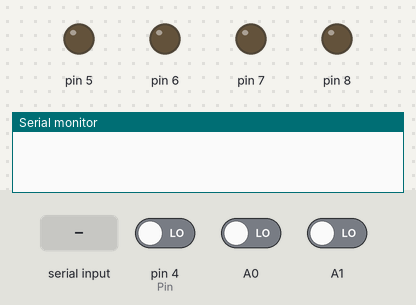
The sketch below on a simulated Arduino Uno, built with avr-gcc and run on an emulated ATmega328P. Shown: output pins drawn as LEDs (lit = HIGH), the last lines printed to the serial monitor. Dashed ring = blinking. Inputs (shaded band) come from the test bench; at power-on: A1 LOW, pin 4 (Pin) LOW, A0 LOW.

Above: at 1.2 s.
1.3 s: "e" received over Serial
At 2.45 s:
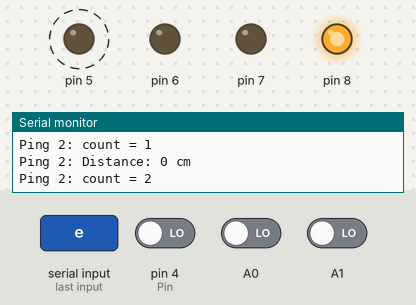
4.3 s: A1 driven HIGH
At 7.1 s:
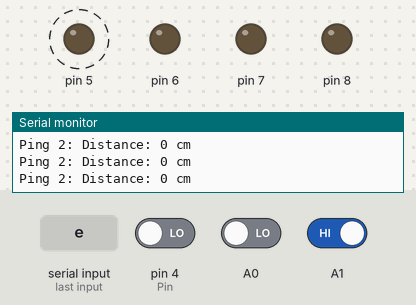
7.3 s: pin 4 (Pin) driven HIGH
10.2 s: A0 driven HIGH
At 11.7 s:
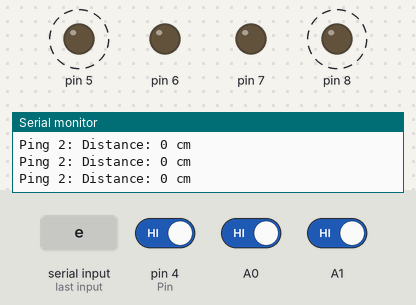
13.2 s: A0 driven LOW
At 15.9 s:
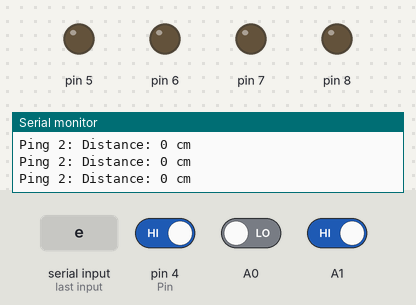
16.2 s: pin 4 (Pin) driven LOW and A1 driven LOW
At 20.2 s:
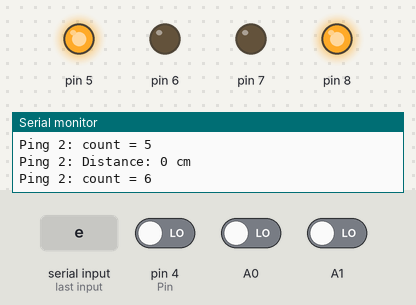
Timing chart, 0 to 21.9 s (numbered marks = the images above; inputs shaded):
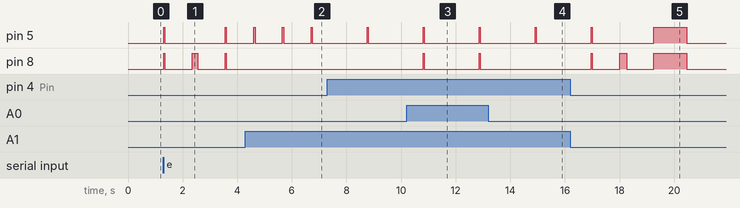

The sketch:

EDP2.ino
```cpp
const int trigpin=13, echopin=12, Pin=4;
long duration=0;
int cm, l, r, flag = 0, d = 0;
static int c = 0;
unsigned long x = millis();
long interval = 500;

void setup()
{
  pinMode(A0, INPUT);
  pinMode(A1, INPUT);
  pinMode(5, OUTPUT);
  pinMode(6, OUTPUT);
  pinMode(7, OUTPUT);
  pinMode(8, OUTPUT);
  Serial.begin(9600);
}

void loop()
{
  if (Serial.read() == 'e' || flag == 1) flag = 1;
  if (flag == 1) run_buggy();
}

void run_buggy()
{
    if (digitalRead(Pin) == HIGH) {
      d = pulseIn(Pin, HIGH);

      if (d > 1700 && d < 1900) {
        Serial.println("Ping 2: Gantry 1");
        Serial.print("Ping 2: d = "); Serial.println(d);
        stop_buggy(); delay(1000);
      }

      if (d > 2700 && d < 2900) {
        Serial.println("Ping 2: Gantry 2");
        Serial.print("Ping 2: d = "); Serial.println(d);
        stop_buggy(); delay(1000);
      }

      if (d > 700 && d < 900) {
        Serial.println("Ping 2: Gantry 3");
        Serial.print("Ping 2: d = "); Serial.println(d);
        stop_buggy(); delay(1000);
      }
    }

    l = digitalRead(A0);
    r = digitalRead(A1);
    if (l == 1 && r == 1) forward();
    if (l == 0 && r == 1) left();
    if (l == 1 && r == 0) right();
    if (l == 0 && r == 0) {
      unsigned long y = millis();
      if ((y - x) > interval) {
        c++;
        x = millis();
      }

      Serial.print("Ping 2: count = "); Serial.println(c);

      if (c == 2) { //park exit
        right();
        delay(150); //adjust
      }

      else if (c == 5) {  //Park entry
        right();
        delay(200); //adjust
      }

      else if (c == 6) { //park
        forward(); delay(1200);
        stop_buggy();
        Serial.println("Ping 2: COMPLETED!");
        flag = 0;
      }

      else forward();
    }

      ultrasonic();

}

void ultrasonic(){
  delay(50);
  digitalWrite(trigpin, LOW);
  delayMicroseconds(50);
  digitalWrite(trigpin, HIGH);
  digitalWrite(echopin, HIGH);
  cm=(duration/0.027);
  Serial.print("Ping 2: Distance: "); Serial.print(cm); Serial.println(" cm");
  if (cm < 20) {stop_buggy(); delay(1000);
  }
}


void stop_buggy()
{
  digitalWrite(5, LOW);
  digitalWrite(6, LOW);
  digitalWrite(7, LOW);
  digitalWrite(8, LOW);
}

void forward()
{
  digitalWrite(5, HIGH);
  digitalWrite(6, LOW);
  digitalWrite(7, LOW);
  digitalWrite(8, HIGH);
}

void left()
{
  digitalWrite(5, HIGH);
  digitalWrite(6, LOW);
  digitalWrite(7, LOW);
  digitalWrite(8, LOW);
}

void right()
{
  digitalWrite(5, LOW);
  digitalWrite(6, LOW);
  digitalWrite(7, LOW);
  digitalWrite(8, HIGH);
}
```

Measured:
- after the input at 1.3 s, pin 5: alternates HIGH for 0.05 s and LOW for 2.2 s, starting at once; pin 8: goes HIGH 0.05 s, LOW 1.0 s, HIGH 0.20 s, LOW 1.0 s, HIGH 0.05 s, then LOW, starting at once
- after the input at 4.3 s, pin 8: stops changing and stays LOW
- after the input at 10.2 s, pin 8: alternates HIGH for 0.05 s and LOW for 2.0 s, starting after 0.60 s
- after the input at 13.2 s, pin 8: stays LOW (without the input it goes to HIGH after 1.7 s)
- after the input at 16.2 s, pin 8: goes HIGH 0.05 s, LOW 1.0 s, HIGH 0.25 s, LOW 1.0 s, HIGH 1.2 s, then LOW, starting after 0.76 s
